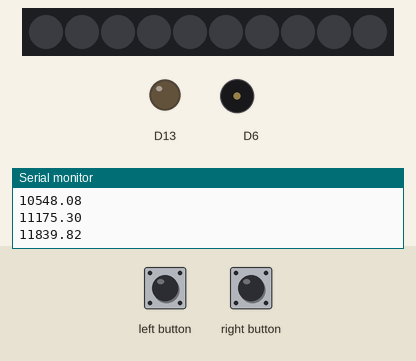
The sketch below on a simulated Adafruit Circuit Playground Express. Parts: 10 RGB LEDs in strip order, left to right, output pins drawn as LEDs (lit = HIGH), buzzer (waves = sounding), the last lines printed to the serial monitor. The test bench sets the inputs (shaded band). Random numbers use the default seed unless the sketch sets one.

Above: at 1.2 s.
1.3 s: left button pressed for 0.15 s
At 3.8 s:
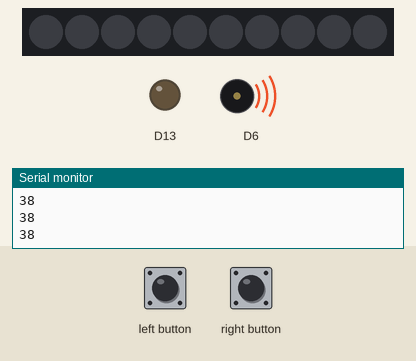
Timing chart, 0 to 8.0 s (numbered marks = the images above; inputs shaded):
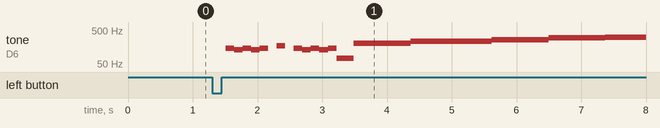

The sketch:

puzzle5.ino
```cpp
#include <Adafruit_CircuitPlayground.h>

float midi[127];
int a440 = 440;
int buttonPinL = 4;
int buttonPinR = 5;
volatile bool buttonFlagL = 0;
volatile bool buttonFlagR = 0;

int theRobots[28][2] = {
  {50, 65},
  {50, 65},
  {48, 65},
  {48, 65},
  {50, 65},
  {50, 65},
  {48, 65},
  {48, 65},
  {50, 65},
  {50, 65},
  {127, 130},
  {53, 65},
  {53, 65},
  {127, 130},
  {50, 65},
  {50, 65},
  {48, 65},
  {48, 65},
  {50, 65},
  {50, 65},
  {48, 65},
  {48, 65},
  {50, 65},
  {50, 65},
  {38, 65},
  {38, 65},
  {38, 65},
  {38, 65},
};

int abLydian[24][2] = {
  {56, 500},
  {56, 250},
  {56, 125},
  {58, 500},
  {58, 250},
  {58, 500},
  {60, 500},
  {60, 250},
  {60, 125},
  {62, 500},
  {62, 250},
  {62, 125},
  {63, 500},
  {63, 250},
  {63, 125},
  {65, 500},
  {65, 250},
  {65, 125},
  {67, 500},
  {67, 250},
  {67, 125},
  {68, 500},
  {68, 250},
  {68, 125},

};

int pitches[8] = {56, 58, 60, 62, 63, 65, 67, 68};
int rhythms[3] = {500, 250, 125};

void setup() {
  // put your setup code here, to run once.
  Serial.begin(9600);
  CircuitPlayground.begin();
  attachInterrupt(digitalPinToInterrupt(buttonPinL), buttonISR_L, FALLING);
  attachInterrupt(digitalPinToInterrupt(buttonPinR), buttonISR_R, FALLING);
  generateMIDI();
}

void loop() {
  // put your main code here, to run repeatedly:
  if (buttonFlagL == 1) {
    for (int i = 0; i < sizeof(theRobots)/sizeof(int); i++) {
        CircuitPlayground.playTone(midi[theRobots[i][0]],theRobots[i][1]);
        Serial.println(theRobots[i][0]);
        delay(1);
    }
    buttonFlagL = 0;
  }

  if (buttonFlagR == 1) {
    for (int i = 0; i < 8; i++) {
      int randPitchIndex = random(0,7);
      int randRhythmIndex = random(0,2);
      int randPitch = pitches[randPitchIndex];
      int randRhythm = rhythms[randRhythmIndex];
      CircuitPlayground.playTone(midi[abLydian[randPitch][0]], abLydian[randRhythm][1]);
      Serial.println(abLydian[randPitch][0]);
       Serial.println("meow");
      delay(1);
    }
    buttonFlagR = 0;
  }
  delay(500);
}

void buttonISR_L() {
  buttonFlagL = 1;
}

void buttonISR_R() {
  buttonFlagR = 1;
}

void generateMIDI()
{
  for (int x = 0; x < 127; ++x)
  {
    midi[x] = (a440 / 32.0) * pow(2.0, ((x - 9.0) / 12.0));
    Serial.println(midi[x]);
  }
}
```

Measured:
- after the input at 1.3 s, tone on D6: plays 146 Hz for 0.13 s, 130 Hz for 0.13 s, 146 Hz for 0.13 s, 130 Hz for 0.13 s, 146 Hz for 0.13 s, 174 Hz for 0.13 s … (17 notes in this stretch), starting after 0.21 s
